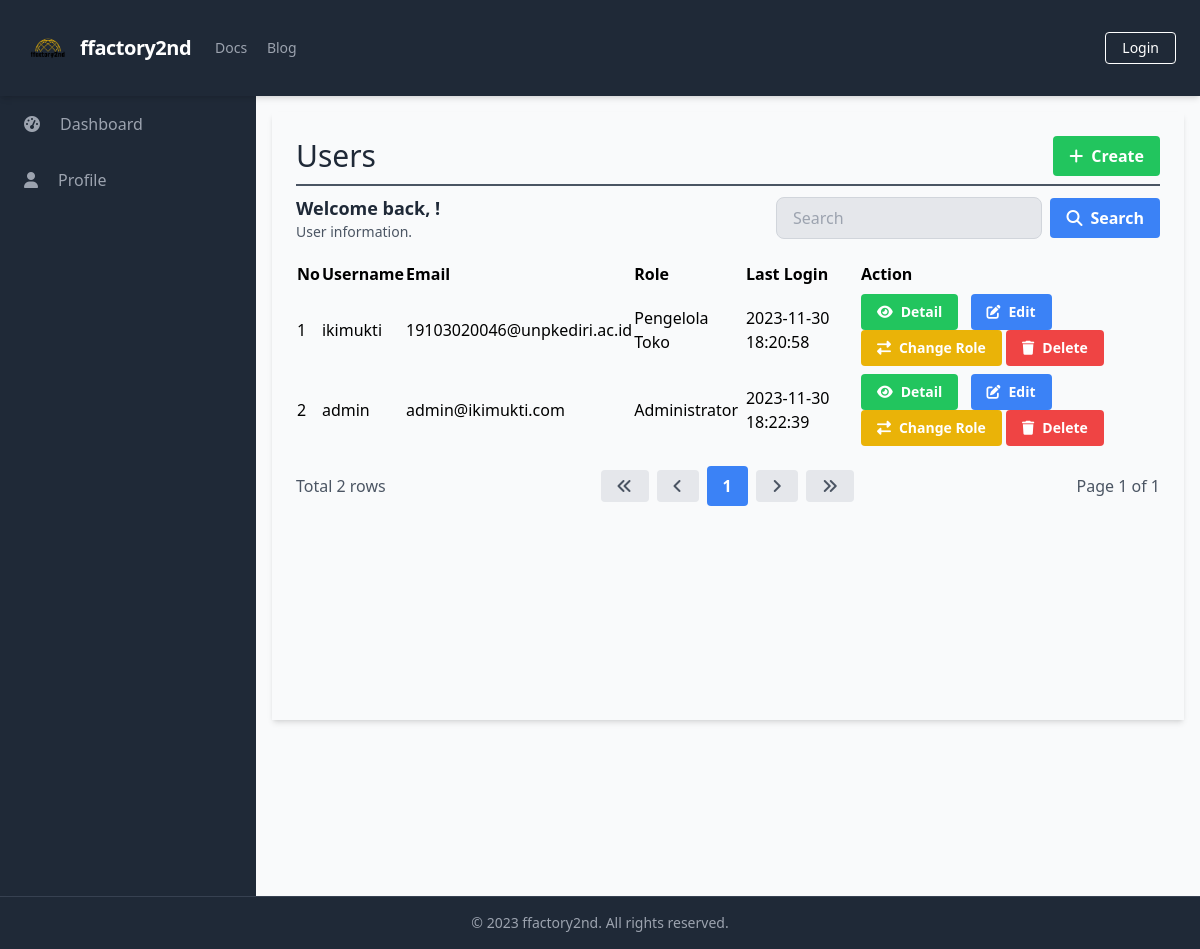
The app's page /manage_users/manage_users_list.php, older data.
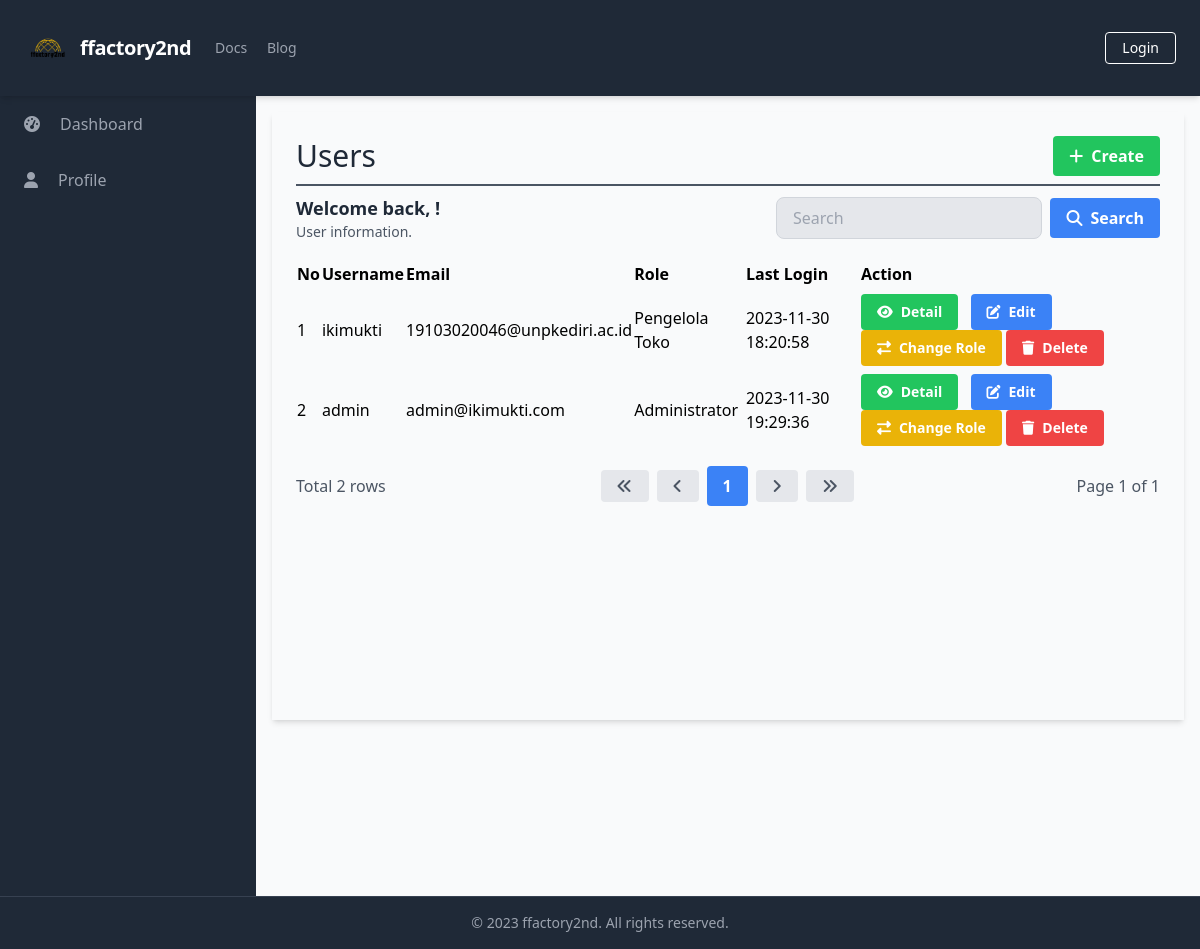
The same page, newer data.
### tables this page shows
CREATE TABLE `Users` (
  `UserID` int(11) NOT NULL,
  `Username` varchar(50) NOT NULL,
  `Password` varchar(255) NOT NULL,
  `Email` varchar(100) NOT NULL,
  `FullName` varchar(100) DEFAULT NULL,
  `DateOfBirth` date DEFAULT NULL,
  `Gender` varchar(10) DEFAULT NULL,
  `Address` text DEFAULT NULL,
  `PhoneNumber` varchar(20) DEFAULT NULL,
  `RoleID` int(11) DEFAULT NULL,
  `AccountCreationDate` timestamp NOT NULL DEFAULT current_timestamp() ON UPDATE current_timestamp(),
  `LastLogin` datetime DEFAULT NULL,
  `AccountStatus` varchar(20) DEFAULT NULL,
  `ProfilePictureURL` varchar(255) DEFAULT NULL,
  `ActivationStatus` varchar(20) DEFAULT NULL
);

CREATE TABLE `Roles` (
  `RoleID` int(11) NOT NULL,
  `RoleName` varchar(50) NOT NULL
);

### database/connection.php (called while the page is built, shortened)
<?php
$baseUrl = "http://localhost/final_project_ricky_2023/";
$baseTitle = "ffactory2nd";
$baseLogoUrl = "http://localhost/final_project_ricky_2023/static/logo.png";

### public/manage_users/manage_users_list.php (the view, shortened to what this page needs)
<?php
require_once('../../database/connection.php');
?>
<?php include_once('../components/header.php'); ?>
<div class="h-screen flex flex-col">
    <?php include('../components/navbar.php'); ?>
    <div class="flex-grow bg-gray-50 flex flex-row shadow-md">
        <?php include('../components/sidebar.php'); ?>
        <main class=" bg-gray-50 flex flex-col flex-1 overflow-y-scroll h-screen flex-shrink-0 sc-hide pb-40">
            <div class="flex items-start justify-start p-6 shadow-md m-4 flex-1 flex-col">
                <div class="flex flex-row justify-between items-center w-full border-b-2 border-gray-600 mb-2 pb-2">
                    <h1 class="text-3xl text-gray-800 font-semibol w-full">Users</h1>
                    <div class="flex flex-row justify-end items-center">
                        <a href="<?php echo $baseUrl; ?>public/manage_users/manage_users_create.php" class="bg-green-500 hover-bg-green-700 text-white font-bold py-2 px-4 rounded inline-flex items-center">
                            <i class="fas fa-plus mr-2"></i>
                            <span>Create</span>
                        </a>
                    </div>
                </div>
                <div class="flex flex-col w-full">
                    <?php include('../components/search_manage.php'); ?>
                    <table class="min-w-full">
                        <thead>
                            <tr>
                                <th class="text-left py-1">No</th>
                                <th class="text-left py-1">Username</th>
                                <th class="text-left py-1">Email</th>
                                <th class="text-left py-1">Role</th>
                                <th class="text-left py-1">Last Login</th>
                                <th class="text-left py-1">Action</th>
                            </tr>
                        </thead>
                        <tbody>
                            <?php
                            $searchTerm = isset($_GET['search']) ? $_GET['search'] : '';
                            $page = isset($_GET['page']) ? $_GET['page'] : 1;
                            $query = "SELECT u.UserID, u.Username, u.Email, r.RoleName, u.LastLogin FROM Users u
                                      LEFT JOIN Roles r ON u.RoleID = r.RoleID
                                      WHERE u.Username LIKE '%$searchTerm%' OR u.Email LIKE '%$searchTerm%'
                                      LIMIT 15 OFFSET " . ($page - 1) * 15;
                            $result = $conn->query($query);
                            $queryCount = "SELECT COUNT(*) AS count FROM Users WHERE Username LIKE '%$searchTerm%' OR Email LIKE '%$searchTerm%'";
                            $resultCount = $conn->query($queryCount);
                            $rowCount = $resultCount->fetch_assoc()['count'];
                            $totalPage = ceil($rowCount / 15);
                            $no = 1;
                            while ($row = $result->fetch_assoc()) {
                            ?>
                                <tr>
                                    <td class="py-1"><?php echo $no++; ?></td>
                                    <td class="py-1"><?php echo $row['Username']; ?></td>
                                    <td class="py-1"><?php echo $row['Email']; ?></td>
                                    <td class="py-1"><?php echo $row['RoleName']; ?></td>
                                    <td class="py-1"><?php echo $row['LastLogin']; ?></td>
                                    <td class='py-1'>
                                        <a href="<?php echo $baseUrl; ?>public/manage_users/manage_users_detail.php?id=<?php echo $row['UserID'] ?>" class='bg-green-500 hover-bg-green-700 text-white font-bold py-2 px-4 rounded inline-flex items-center mr-2 text-sm'>
                                            <i class='fas fa-eye mr-2'></i>
                                            <span>Detail</span>
                                        </a>
                                        <a href="<?php echo $baseUrl; ?>public/manage_users/manage_users_update.php?id=<?php echo $row['UserID'] ?>" class='bg-blue-500 hover-bg-blue-700 text-white font-bold py-2 px-4 rounded inline-flex items-center mr-2 text-sm'>
                                            <i class='fas fa-edit mr-2'></i>
                                            <span>Edit</span>
                                        </a>
                                        <button onclick="changeRole(<?php echo $row['UserID']; ?>)" class='bg-yellow-500 hover-bg-yellow-700 text-white font-bold py-2 px-4 rounded inline-flex items-center text-sm'>
                                            <i class='fas fa-exchange-alt mr-2'></i>
                                            <span>Change Role</span>
                                        </button>
                                        <a href="#" onclick="confirmDelete(<?php echo $row['UserID']; ?>)" class='bg-red-500 hover-bg-red-700 text-white font-bold py-2 px-4 rounded inline-flex items-center text-sm'>
                                            <i class='fas fa-trash mr-2'></i>
                                            <span>Delete</span>
                                        </a>
                                    </td>
                                </tr>
                            <?php
                            }
                            ?>
                        </tbody>
                    </table>
                </div>
                <?php include('../components/pagination.php'); ?>
        </main>
    </div>
    <?php include('../components/footer.php'); ?>
</div>
</body>
</html>

### public/components/header.php (shortened to what this page needs)
<!DOCTYPE html>
<html lang="en">
<head>
    <link rel="stylesheet" href="<?php echo $baseUrl; ?>dist/output.css">
    <link rel="stylesheet" href="https://cdn.jsdelivr.net/npm/sweetalert2@11/dist/sweetalert2.min.css">
</head>
<body class="overflow-hidden">

### public/components/navbar.php (shortened to what this page needs)
<nav class="flex items-center justify-between flex-wrap bg-gray-800 p-6 shadow-md sticky top-0">
    <div class="flex items-center flex-shrink-0 text-white mr-6 ">
        <a href="<?php echo $baseUrl; ?>public/index.php" class="flex items-center space-x-2">
            <img src="<?php echo $baseLogoUrl; ?>" alt="Logo" class="w-12" />
            <span class="font-semibold text-xl tracking-tight"><?php echo $baseTitle; ?></span>
        </a>
    </div>
    <div class="w-full block flex-grow lg:flex lg:items-center lg:w-auto">
        <div class="text-sm lg:flex-grow">
            <a href="#responsive-header" class="block mt-4 lg:inline-block lg:mt-0 text-gray-400 hover:text-white mr-4">
                Docs
            </a>
            <a href="#responsive-header" class="block mt-4 lg:inline-block lg:mt-0 text-gray-400 hover:text-white">
                Blog
            </a>
        </div>
        <div>
            <?php
            if (isset($_SESSION['UserID'])) {
                echo '<a href="javascript:void(0);" onclick="confirmLogout()" class="inline-block text-sm px-4 py-2 leading-none border rounded text-white border-white hover:border-transparent hover:text-gray-500 hover:bg-white mt-4 lg:mt-0">Logout</a>';
            } else {
                echo '<a href="login.php" class="inline-block text-sm px-4 py-2 leading-none border rounded text-white border-white hover:border-transparent hover:text-gray-500 hover:bg-white mt-4 lg:mt-0">Login</a>';
            }
            ?>
        </div>
    </div>
</nav>

### public/components/sidebar.php (shortened to what this page needs)
<aside class="bg-gray-800 text-white w-64 overflow-y-scroll h-screen flex-shrink-0 sc-hide">
    <ul class="text-gray-400">
        <li class="px-6 py-4 hover:bg-gray-700 cursor-pointer space-x-2 flex items-center">
            <i class="fas fa-tachometer-alt mr-3"></i>
            <a href="../systems/dashboard.php">Dashboard</a>
        </li>
        <li class="px-6 py-4 hover-bg-gray-700 cursor-pointer space-x-2 flex items-center">
            <i class="fas fa-user mr-3"></i>
            <a href="../profiles/profile.php">Profile</a>
        </li>
    </ul>
    <hr class="mt-60 border-transparent">
</aside>

### public/components/search_manage.php
<div class="flex flex-row justify-between items-center w-full mb-2 pb-2">
    <div>
        <h2 class="text-lg text-gray-800 font-semibold">Welcome back, <?php echo $_SESSION['FullName']; ?>!</h2>
        <p class="text-gray-600 text-sm">User information.</p>
    </div>
    <form class="flex items-center justify-end space-x-2 w-96">
        <input type="text" name="search" class="bg-gray-200 focus-bg-white focus-outline-none border border-gray-300 rounded-lg py-2 px-4 block w-full appearance-none leading-normal" placeholder="Search" value="<?php echo isset($_GET['search']) ? $_GET['search'] : ''; ?>">
        <button type="submit" class="bg-blue-500 hover-bg-blue-700 text-white font-bold py-2 px-4 rounded space-x-2 inline-flex items-center">
            <i class="fas fa-search"></i>
            <span>Search</span>
        </button>
    </form>
</div>

### public/components/pagination.php
<div class="flex flex-row justify-between items-center w-full mt-4">
    <div class="flex flex-row justify-start items-center">
        <span class="text-gray-600">Total <?php echo $rowCount; ?> rows</span>
    </div>
    <div class="flex flex-row justify-end items-center space-x-2">
        <a href="?page=1&search=<?php echo $searchTerm; ?>" class="bg-gray-200 hover-bg-gray-300 text-gray-600 font-bold py-2 px-4 rounded inline-flex items-center">
            <i class="fas fa-angle-double-left"></i>
        </a>
        <a href="?page=<?php if ($page == 1) {
                            echo $page;
                        } else {
                            echo $page - 1;
                        } ?>&search=<?php echo $searchTerm; ?>" class="bg-gray-200 hover-bg-gray-300 text-gray-600 font-bold py-2 px-4 rounded inline-flex items-center">
            <i class="fas fa-angle-left"></i>
        </a>
        <?php
        $startPage = $page - 2;
        $endPage = $page + 2;
        if ($startPage < 1) {
            $endPage += abs($startPage) + 1;
            $startPage = 1;
        }
        if ($endPage > $totalPage) {
            $startPage -= $endPage - $totalPage;
            $endPage = $totalPage;
        }
        if ($startPage < 1) {
            $startPage = 1;
        }
        for ($i = $startPage; $i <= $endPage; $i++) {
            if ($i == $page) {
                echo "<a href='?page=$i&search=$searchTerm' class='bg-blue-500 hover-bg-blue-700 text-white font-bold py-2 px-4 rounded inline-flex items-center'>$i</a>";
            } else {
                echo "<a href='?page=$i&search=$searchTerm' class='bg-gray-200 hover-bg-gray-300 text-gray-600 font-bold py-2 px-4 rounded inline-flex items-center'>$i</a>";
            }
        }
        ?>
        <a href="?page=<?php if ($page == $totalPage) {
                            echo $page;
                        } else {
                            echo $page + 1;
                        } ?>&search=<?php echo $searchTerm; ?>" class="bg-gray-200 hover-bg-gray-300 text-gray-600 font-bold py-2 px-4 rounded inline-flex items-center">
            <i class="fas fa-angle-right"></i>
        </a>
        <a href="?page=<?php echo $totalPage; ?>&search=<?php echo $searchTerm; ?>" class="bg-gray-200 hover-bg-gray-300 text-gray-600 font-bold py-2 px-4 rounded inline-flex items-center">
            <i class="fas fa-angle-double-right"></i>
        </a>
    </div>
    <div class="flex flex-row justify-end items-center ml-2">
        <span class="text-gray-600">Page <?php echo $page; ?> of <?php echo $totalPage; ?></span>
    </div>
</div>

### public/components/footer.php (shortened to what this page needs)
<footer class="bg-gray-800 text-gray-400 py-4 shadow-md mt-auto sticky bottom-0 border-t border-gray-700">
    <div class="container mx-auto text-center text-sm">
        <p>&copy; 2023 <?php echo $baseTitle; ?>. All rights reserved.</p>
    </div>
</footer>

Row changes from the older to the newer data that the page shows:
changed users "admin": LastLogin "2023-11-30 18:22:39" → "2023-11-30 19:29:36"
